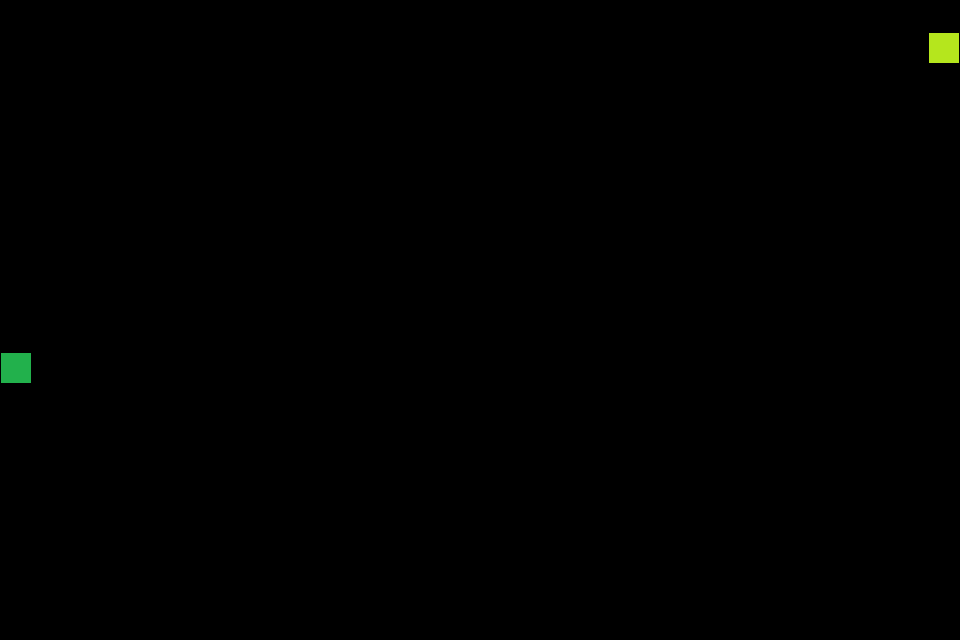

This game map was drawn from its Tiled (.tmx) file and the tilesets committed beside it. A one-line description and the full map source follow:
An orthogonal 30x20 tile map with 32x32 px tiles, 1 tile layer (Warstwa Kafelków 1).

<map version="1.2" tiledversion="1.2.4" orientation="orthogonal" renderorder="left-up" width="30" height="20" tilewidth="32" tileheight="32" infinite="0" nextlayerid="2" nextobjectid="1">
 <tileset firstgid="1" source="predefined.tsx" />
 <layer id="1" name="Warstwa Kafelków 1" width="30" height="20">
  <data encoding="csv">
0,0,0,0,0,0,0,0,0,0,0,0,0,0,0,0,0,0,0,0,0,0,0,0,0,0,0,0,0,0,
0,0,0,0,0,0,0,0,0,0,0,0,0,0,0,0,0,0,0,0,0,0,0,0,0,0,0,0,0,2,
0,0,0,0,0,0,0,0,0,0,0,0,0,0,0,0,0,0,0,0,0,0,0,0,0,0,0,0,0,0,
0,0,0,0,0,0,0,0,0,0,0,0,0,0,0,0,0,0,0,0,0,0,0,0,0,0,0,0,0,0,
0,0,0,0,0,0,0,0,0,0,0,0,0,0,0,0,0,0,0,0,0,0,0,0,0,0,0,0,0,0,
0,0,0,0,0,0,0,0,0,0,0,0,0,0,0,0,0,0,0,0,0,0,0,0,0,0,0,0,0,0,
0,0,0,0,0,0,0,0,0,0,0,0,0,0,0,0,0,0,0,0,0,0,0,0,0,0,0,0,0,0,
0,0,0,0,0,0,0,0,0,0,0,0,0,0,0,0,0,0,0,0,0,0,0,0,0,0,0,0,0,0,
0,0,0,0,0,0,0,0,0,0,0,0,0,0,0,0,0,0,0,0,0,0,0,0,0,0,0,0,0,0,
0,0,0,0,0,0,0,0,0,0,0,0,0,0,0,0,0,0,0,0,0,0,0,0,0,0,0,0,0,0,
0,0,0,0,0,0,0,0,0,0,0,0,0,0,0,0,0,0,0,0,0,0,0,0,0,0,0,0,0,0,
1,0,0,0,0,0,0,0,0,0,0,0,0,0,0,0,0,0,0,0,0,0,0,0,0,0,0,0,0,0,
0,0,0,0,0,0,0,0,0,0,0,0,0,0,0,0,0,0,0,0,0,0,0,0,0,0,0,0,0,0,
0,0,0,0,0,0,0,0,0,0,0,0,0,0,0,0,0,0,0,0,0,0,0,0,0,0,0,0,0,0,
0,0,0,0,0,0,0,0,0,0,0,0,0,0,0,0,0,0,0,0,0,0,0,0,0,0,0,0,0,0,
0,0,0,0,0,0,0,0,0,0,0,0,0,0,0,0,0,0,0,0,0,0,0,0,0,0,0,0,0,0,
0,0,0,0,0,0,0,0,0,0,0,0,0,0,0,0,0,0,0,0,0,0,0,0,0,0,0,0,0,0,
0,0,0,0,0,0,0,0,0,0,0,0,0,0,0,0,0,0,0,0,0,0,0,0,0,0,0,0,0,0,
0,0,0,0,0,0,0,0,0,0,0,0,0,0,0,0,0,0,0,0,0,0,0,0,0,0,0,0,0,0,
0,0,0,0,0,0,0,0,0,0,0,0,0,0,0,0,0,0,0,0,0,0,0,0,0,0,0,0,0,0
</data>
 </layer>
</map>
